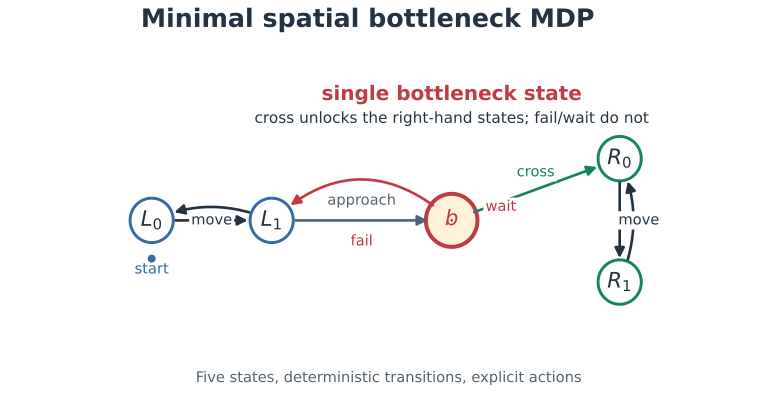

Source code (Python):
#!/usr/bin/env python3
"""Draw the minimal deterministic spatial bottleneck MDP."""
from pathlib import Path
import os
os.environ.setdefault("MPLCONFIGDIR", "/tmp/didactic2-mpl")
import matplotlib
matplotlib.use("Agg")
import matplotlib.pyplot as plt
from matplotlib.patches import FancyArrowPatch, Circle

HERE = Path(__file__).resolve().parent
INK, MUTED, GREEN, RED, BLUE = "#233342", "#536371", "#148263", "#C13B44", "#356AA5"

def edge(ax, p, q, label, color=INK, rad=0.0, offset=(0.0, 0.0)):
    ax.add_patch(FancyArrowPatch(p, q, arrowstyle="-|>", mutation_scale=15, lw=2.0,
                                 color=color, connectionstyle=f"arc3,rad={rad}",
                                 shrinkA=18, shrinkB=18))
    x = (p[0] + q[0]) / 2 + offset[0]
    y = (p[1] + q[1]) / 2 + offset[1]
    ax.text(x, y, label, ha="center", va="center", fontsize=11, color=color,
            bbox=dict(fc="white", ec="none", pad=1.5))

def main():
    plt.rcParams.update({"font.family": "DejaVu Sans", "mathtext.fontset": "dejavusans",
                         "pdf.fonttype": 42, "ps.fonttype": 42, "svg.fonttype": "none"})
    fig, ax = plt.subplots(figsize=(10, 4.8), facecolor="white")
    ax.set_xlim(-1.2, 11.2); ax.set_ylim(-1.25, 4.5); ax.axis("off")
    pos = {"L0": (1.2, 1.8), "L1": (3.2, 1.8), "b": (6.2, 1.8),
           "R0": (9.0, 2.8), "R1": (9.0, 0.8)}
    for key in ("L0", "L1"):
        ax.add_patch(Circle(pos[key], .36, fc="white", ec=BLUE, lw=2.2))
    ax.add_patch(Circle(pos["b"], .43, fc="#FFF2D8", ec=RED, lw=3.0))
    for key in ("R0", "R1"):
        ax.add_patch(Circle(pos[key], .36, fc="white", ec=GREEN, lw=2.2))
    for key, label in (("L0", "$L_0$"), ("L1", "$L_1$"), ("b", "$b$"),
                       ("R0", "$R_0$"), ("R1", "$R_1$")):
        ax.text(*pos[key], label, ha="center", va="center", fontsize=16,
                color=RED if key == "b" else INK, weight="bold" if key == "b" else "normal")
    edge(ax, pos["L0"], pos["L1"], "move")
    edge(ax, pos["L1"], pos["L0"], "", rad=.22)
    edge(ax, pos["L1"], pos["b"], "approach", color=MUTED, offset=(0, .32))
    edge(ax, pos["b"], pos["R0"], "cross", color=GREEN, offset=(0, .28))
    edge(ax, pos["b"], pos["L1"], "fail", color=RED, rad=.45, offset=(0, -.34))
    edge(ax, pos["b"], pos["b"], "wait", color=RED, rad=.75, offset=(.82, .22))
    edge(ax, pos["R0"], pos["R1"], "move", offset=(.32, 0))
    edge(ax, pos["R1"], pos["R0"], "", rad=.22)
    ax.scatter([pos["L0"][0]], [pos["L0"][1] - .62], s=25, color=BLUE)
    ax.text(pos["L0"][0], pos["L0"][1] - .86, "start", ha="center", fontsize=11, color=BLUE)
    ax.text(pos["b"][0], 3.75, "single bottleneck state", ha="center", fontsize=15,
            weight="bold", color=RED)
    ax.text(pos["b"][0], 3.38, "cross unlocks the right-hand states; fail/wait do not",
            ha="center", fontsize=11.5, color=INK)
    ax.text(5.15, -0.82, "Five states, deterministic transitions, explicit actions",
            ha="center", fontsize=11, color=MUTED)
    fig.suptitle("Minimal spatial bottleneck MDP", fontsize=19, weight="bold", color=INK, y=.98)
    for ext in ("png", "pdf", "svg"):
        fig.savefig(HERE / f"spatial_bottleneck_mdp.{ext}", dpi=240, facecolor="white",
                    bbox_inches="tight", pad_inches=.08)
    plt.close(fig)

if __name__ == "__main__":
    main()
